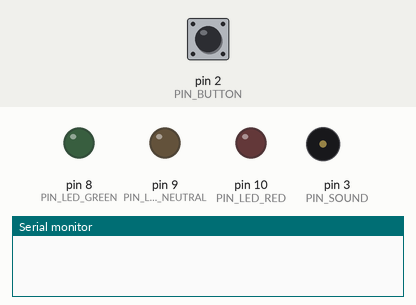
Recording of a sketch running on a simulated Arduino Uno, built with avr-gcc and run on an emulated ATmega328P. Shown: output pins drawn as LEDs (lit = HIGH), buzzer (waves = sounding), the last lines printed to the serial monitor. Dashed ring = blinking. Inputs (shaded band) come from the test bench; at power-on: pin 2 (PIN_BUTTON) LOW. Random numbers use the default seed unless the sketch sets one.

Above: at 1.2 s.
1.3 s: pin 2 (PIN_BUTTON) pulled HIGH for 0.15 s
At 1.45 s:
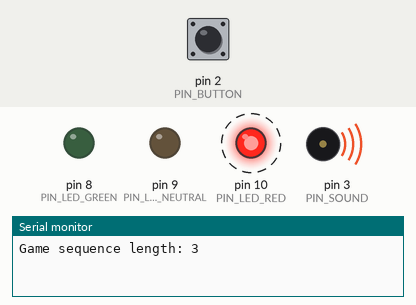
4.4 s: pin 2 (PIN_BUTTON) pulsed HIGH 5 times (0.12 s each, 0.3 s apart)
At 6.4 s:
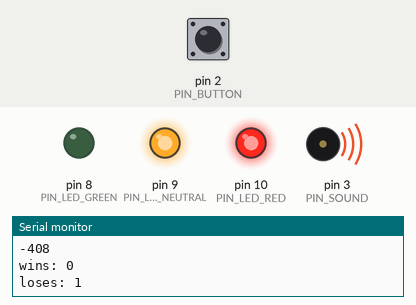
8.1 s: pin 2 (PIN_BUTTON) pulled HIGH for 1 s
At 11.48 s:
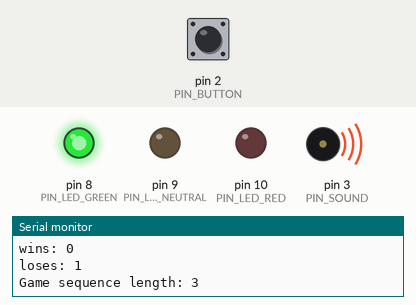
Timing chart, 0 to 13.1 s (numbered marks = the images above; inputs shaded):
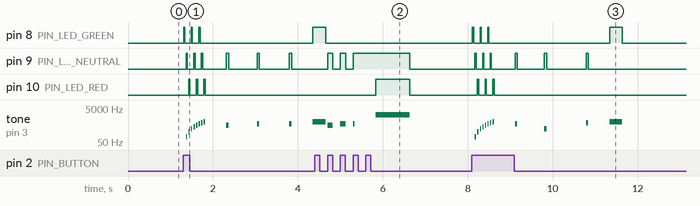

The sketch:

sequence_game.ino
```cpp
const int PIN_BUTTON = 2;

const int PIN_LED_GREEN = 8;
const int PIN_LED_NEUTRAL = 9;
const int PIN_LED_RED = 10;

const int PIN_SOUND = 3;

#define INACCURACY 200

void setup() {
  Serial.begin(9600);
  pinMode(PIN_SOUND, OUTPUT);
  pinMode(PIN_LED_GREEN, OUTPUT);
  pinMode(PIN_LED_NEUTRAL, OUTPUT);
  pinMode(PIN_LED_RED, OUTPUT);
}

int prev_button_state = 0;
unsigned long button_down_ts = 0;

void loop() {
  int button_state = digitalRead(PIN_BUTTON);
  unsigned long now = millis();

  if (button_state != prev_button_state) {

//    Serial.print(prev_button_state);
//    Serial.print(" -> ");
//    Serial.println(button_state);

    prev_button_state = button_state;

    if (button_state == 1) {
      button_down_ts = now;
      button_down(PIN_BUTTON);
    } else {
      button_up(PIN_BUTTON, now - button_down_ts);
    }
  }

  delay(5);
}

const int GAME_STATE_NONE = 0;
const int GAME_STATE_PLAYING = 1;
const int GAME_STATE_INPUT = 2;
const int GAME_STATE_INFO = 3;

int state = GAME_STATE_NONE;

struct statistics {
  int wins = 0;
  int loses = 0;
  void add(bool win) {
    if (win) { this->wins += 1; }
    else { this->loses += 1; }
  }
  void print() {
    Serial.print("wins: ");
    Serial.println(this->wins);
    Serial.print("loses: ");
    Serial.println(this->loses);
  }
  int sequence_length() {
    int a = 0;
    if (this->wins > this->loses) {
      a = random(this->wins - this->loses) / 2;
    }
    return 3 + a;
  }
} statistics;

void button_down(int id) {

  if (state == GAME_STATE_NONE) {
    state = GAME_STATE_PLAYING;
    start_game();
  } else if (state == GAME_STATE_INPUT) {
    digitalWrite(PIN_LED_NEUTRAL, HIGH);
    tone(PIN_SOUND, 500);
    user_input_performed(id);
  }
}

void button_up(int id, int duration) {
  digitalWrite(PIN_LED_NEUTRAL, LOW);
  if (state == GAME_STATE_INPUT) {
    noTone(PIN_SOUND);
  }
}

int random_tone(int start = 3, int end = 8) {
  return 100 * random(3, 8);
}

struct sequence_item {
  int button_id;
  int duration;
  int wait_duration;
  int tone;

  sequence_item(int button_id = 0, int duration = 0, int wait_duration = 0, int tone = -1) {
    this->button_id = button_id;
    this->duration = duration;
    this->wait_duration = wait_duration;
    this->tone = tone == -1 ? random_tone() : tone;
  }
};

struct sequence {
  public:
    int length;
    sequence_item items[20];

    sequence(int length = 0): length(length) {
      for (int i = 0; i < length; i++) {
        this->items[i] = sequence_item();
      }
    };

    void play() {
      for (int i = 0; i < this->length; i++) {
        sequence_item *item = this->items+i;
        if (i != 0) {
          delay(item->wait_duration);
        }
        digitalWrite(PIN_LED_NEUTRAL, HIGH);
        tone(PIN_SOUND, item->tone);
        delay(50);
        digitalWrite(PIN_LED_NEUTRAL, LOW);
        noTone(PIN_SOUND);
      }
  }
};

sequence seq = sequence();

struct user_input_sequence {
  public:
    unsigned long p_ts;
    int length;
    int current;
    sequence_item inputs[20];

    user_input_sequence(int length = 0): length(length) {
      this->p_ts = millis();
      this->current = 0;
      for (int i = 0; i < length; i++) {
        this->inputs[i] = sequence_item();
      }
    }

    int add_input(int button_id, int duration) {

      unsigned long now = millis();

      int wait_duration = 0;
      if (this->current != 0) {
        wait_duration = now - this->p_ts;
      }

      this->inputs[this->current] = sequence_item(button_id, duration, wait_duration);

      this->p_ts = now;
      this->current += 1;
      return current-1;
    }

    bool is_finished() {
      return this->current == this->length;
    }
};

user_input_sequence ui_seq = user_input_sequence();


void start_game_info(int loop_times = 3) {
  int led_pin = PIN_LED_GREEN;
  int c = loop_times, k = 0;
  for (int i = 0; i < c*3; i++) {
    if (i != 0) { delay(30); };
    k = i % 3;
    if (k == 0) { led_pin = PIN_LED_GREEN; }
    else if (k == 1) { led_pin = PIN_LED_NEUTRAL; }
    else { led_pin = PIN_LED_RED; }
    tone(PIN_SOUND, 100*i);
    digitalWrite(led_pin, HIGH);
    delay(30);
    noTone(PIN_SOUND);
    digitalWrite(led_pin, LOW);
  }
}

void start_user_input_info() {
  digitalWrite(PIN_LED_GREEN, HIGH);
  tone(PIN_SOUND, 800);
  delay(300);
  digitalWrite(PIN_LED_GREEN, LOW);
  noTone(PIN_SOUND);
}

void start_game() {
  unsigned long now = millis();
  randomSeed(now);

  int sequence_length = statistics.sequence_length();

  seq = sequence(sequence_length);

  Serial.print("Game sequence length: ");
  Serial.println(sequence_length);
  for (int i = 0; i < sequence_length; i++) {
    int r = 0;
    if (i != 0) {
      r = random(200, 1000);
    }
//    Serial.println(r);
    seq.items[i] = sequence_item(PIN_BUTTON, 0, r, random_tone(3, 13));
  }
  ui_seq = user_input_sequence(sequence_length);

  start_game_info(sequence_length);

  delay(500);
  seq.play();
  delay(500);

  start_user_input_info();

  state = GAME_STATE_INPUT;
}

void user_input_performed(int button_id) {
  int seq_i = ui_seq.add_input(button_id, 0);
  tone(PIN_SOUND, seq.items[seq_i].tone);
  if (ui_seq.is_finished()) {
    state = GAME_STATE_INFO;
    delay(30);
    noTone(PIN_SOUND);
    delay(500);
    info_user_result();
  }
}


void info_user_fail() {
  digitalWrite(PIN_LED_RED, HIGH);
  tone(PIN_SOUND, 2000);
  delay(800);
  digitalWrite(PIN_LED_RED, LOW);
  noTone(PIN_SOUND);

}

void info_user_success() {
//  digitalWrite(PIN_LED_GREEN, HIGH);
  int tones[] = { 300, 500, 300, 800 };
  int durations[] = { 50, 100, 50, 500 };
  int pauses[] = { 20, 150, 50, 0 };

  for (int i = 0; i < 4; i++) {
    tone(PIN_SOUND, tones[i]);
    digitalWrite(PIN_LED_GREEN, HIGH);
    delay(durations[i]);
    noTone(PIN_SOUND);
    digitalWrite(PIN_LED_GREEN, LOW);
    delay(pauses[i]);
  }
//  digitalWrite(PIN_LED_GREEN, LOW);
//  noTone(PIN_SOUND);
}

void info_user_result() {
  bool is_ok = true;
  int diff = 0;
  Serial.println("Accuracy per button click: ");
  for (int i = 1; i < ui_seq.length; i++) {
    diff = ui_seq.inputs[i].wait_duration - seq.items[i].wait_duration;
    Serial.println(diff);
    if (abs(diff) > INACCURACY) {
      is_ok = false;
    }
  }

  statistics.add(is_ok);
  statistics.print();
  Serial.println();

  if (is_ok) {
    info_user_success();
  } else {
    info_user_fail();
  }


  state = GAME_STATE_NONE;
}
```

Measured:
- after the input at 1.3 s, pin 8 (PIN_LED_GREEN): LOW → HIGH at once, then repeats every 0.18 s: LOW 0.15 s, HIGH 0.03 s; pin 10 (PIN_LED_RED): alternates HIGH for 0.03 s and LOW for 0.15 s, 6 changes in all, then stays LOW, starting after 0.13 s
- after the input at 4.4 s, pin 9 (PIN_LED_NEUTRAL): goes HIGH 0.12 s, LOW 0.18 s, HIGH 0.12 s, LOW 0.18 s, HIGH 1.3 s, then LOW, starting after 0.30 s; pin 10 (PIN_LED_RED): LOW → HIGH after 1.4 s, → LOW 0.80 s later
- after the input at 8.1 s, pin 10 (PIN_LED_RED): alternates HIGH for 0.03 s and LOW for 0.15 s, 6 changes in all, then stays LOW, starting after 0.13 s; tone on pin 3 (PIN_SOUND): plays 100 Hz for 0.03 s, 200 Hz for 0.03 s, 300 Hz for 0.03 s, 400 Hz for 0.03 s, 500 Hz for 0.03 s, 600 Hz for 0.03 s … (12 notes in this stretch), starting after 0.07 s
